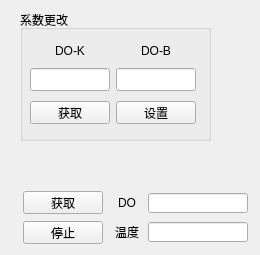
   <widget class="QWidget" name="tab_4">
    <attribute name="title">
     <string>溶氧量</string>
    </attribute>
    <widget class="QWidget" name="layoutWidget_17">
     <property name="geometry">
      <rect>
       <x>20</x>
       <y>190</y>
       <width>231</width>
       <height>56</height>
      </rect>
     </property>
     <layout class="QHBoxLayout" name="horizontalLayout_18">
      <item>
       <layout class="QVBoxLayout" name="verticalLayout_8">
        <item>
         <widget class="QPushButton" name="pushButton_70">
          <property name="sizePolicy">
           <sizepolicy hsizetype="Expanding" vsizetype="Fixed">
            <horstretch>0</horstretch>
            <verstretch>0</verstretch>
           </sizepolicy>
          </property>
          <property name="minimumSize">
           <size>
            <width>80</width>
            <height>23</height>
           </size>
          </property>
          <property name="maximumSize">
           <size>
            <width>80</width>
            <height>23</height>
           </size>
          </property>
          <property name="layoutDirection">
           <enum>Qt::LeftToRight</enum>
          </property>
          <property name="text">
           <string>获取</string>
          </property>
         </widget>
        </item>
        <item>
         <widget class="QPushButton" name="pushButton_71">
          <property name="sizePolicy">
           <sizepolicy hsizetype="Expanding" vsizetype="Fixed">
            <horstretch>0</horstretch>
            <verstretch>0</verstretch>
           </sizepolicy>
          </property>
          <property name="minimumSize">
           <size>
            <width>80</width>
            <height>23</height>
           </size>
          </property>
          <property name="maximumSize">
           <size>
            <width>80</width>
            <height>23</height>
           </size>
          </property>
          <property name="text">
           <string>停止</string>
          </property>
         </widget>
        </item>
       </layout>
      </item>
      <item>
       <layout class="QGridLayout" name="gridLayout_14">
        <item row="0" column="0">
         <widget class="QLabel" name="label_76">
          <property name="sizePolicy">
           <sizepolicy hsizetype="Fixed" vsizetype="Fixed">
            <horstretch>0</horstretch>
            <verstretch>0</verstretch>
           </sizepolicy>
          </property>
          <property name="minimumSize">
           <size>
            <width>30</width>
            <height>20</height>
           </size>
          </property>
          <property name="maximumSize">
           <size>
            <width>30</width>
            <height>20</height>
           </size>
          </property>
          <property name="text">
           <string>DO</string>
          </property>
          <property name="alignment">
           <set>Qt::AlignCenter</set>
          </property>
         </widget>
        </item>
        <item row="0" column="1">
         <widget class="QLineEdit" name="lineEdit_63">
          <property name="minimumSize">
           <size>
            <width>100</width>
            <height>20</height>
           </size>
          </property>
          <property name="maximumSize">
           <size>
            <width>100</width>
            <height>20</height>
           </size>
          </property>
         </widget>
        </item>
        <item row="1" column="0">
         <widget class="QLabel" name="label_77">
          <property name="sizePolicy">
           <sizepolicy hsizetype="Fixed" vsizetype="Fixed">
            <horstretch>0</horstretch>
            <verstretch>0</verstretch>
           </sizepolicy>
          </property>
          <property name="minimumSize">
           <size>
            <width>30</width>
            <height>20</height>
           </size>
          </property>
          <property name="maximumSize">
           <size>
            <width>30</width>
            <height>20</height>
           </size>
          </property>
          <property name="text">
           <string>温度</string>
          </property>
          <property name="alignment">
           <set>Qt::AlignCenter</set>
          </property>
         </widget>
        </item>
        <item row="1" column="1">
         <widget class="QLineEdit" name="lineEdit_64">
          <property name="sizePolicy">
           <sizepolicy hsizetype="Fixed" vsizetype="Fixed">
            <horstretch>0</horstretch>
            <verstretch>0</verstretch>
           </sizepolicy>
          </property>
          <property name="minimumSize">
           <size>
            <width>100</width>
            <height>20</height>
           </size>
          </property>
          <property name="maximumSize">
           <size>
            <width>100</width>
            <height>20</height>
           </size>
          </property>
         </widget>
        </item>
       </layout>
      </item>
     </layout>
    </widget>
    <widget class="QGroupBox" name="groupBox_11">
     <property name="geometry">
      <rect>
       <x>20</x>
       <y>10</y>
       <width>191</width>
       <height>131</height>
      </rect>
     </property>
     <property name="title">
      <string>系数更改</string>
     </property>
     <widget class="QWidget" name="layoutWidget_23">
      <property name="geometry">
       <rect>
        <x>10</x>
        <y>30</y>
        <width>168</width>
        <height>91</height>
       </rect>
      </property>
      <layout class="QGridLayout" name="gridLayout_21">
       <item row="0" column="0">
        <widget class="QLabel" name="label_90">
         <property name="sizePolicy">
          <sizepolicy hsizetype="Fixed" vsizetype="Fixed">
           <horstretch>0</horstretch>
           <verstretch>0</verstretch>
          </sizepolicy>
         </property>
         <property name="minimumSize">
          <size>
           <width>80</width>
           <height>10</height>
          </size>
         </property>
         <property name="maximumSize">
          <size>
           <width>80</width>
           <height>16777215</height>
          </size>
         </property>
         <property name="text">
          <string>DO-K</string>
         </property>
         <property name="alignment">
          <set>Qt::AlignCenter</set>
         </property>
        </widget>
       </item>
       <item row="0" column="1">
        <widget class="QLabel" name="label_91">
         <property name="sizePolicy">
          <sizepolicy hsizetype="Fixed" vsizetype="Fixed">
           <horstretch>0</horstretch>
           <verstretch>0</verstretch>
          </sizepolicy>
         </property>
         <property name="minimumSize">
          <size>
           <width>80</width>
           <height>10</height>
          </size>
         </property>
         <property name="maximumSize">
          <size>
           <width>80</width>
           <height>16777215</height>
          </size>
         </property>
         <property name="text">
          <string>DO-B</string>
         </property>
         <property name="alignment">
          <set>Qt::AlignCenter</set>
         </property>
        </widget>
       </item>
       <item row="1" column="0">
        <widget class="QLineEdit" name="lineEdit_77">
         <property name="sizePolicy">
          <sizepolicy hsizetype="Fixed" vsizetype="Fixed">
           <horstretch>0</horstretch>
           <verstretch>0</verstretch>
          </sizepolicy>
         </property>
         <property name="minimumSize">
          <size>
           <width>80</width>
           <height>23</height>
          </size>
         </property>
         <property name="maximumSize">
          <size>
           <width>80</width>
           <height>23</height>
          </size>
         </property>
        </widget>
       </item>
       <item row="1" column="1">
        <widget class="QLineEdit" name="lineEdit_78">
         <property name="sizePolicy">
          <sizepolicy hsizetype="Fixed" vsizetype="Fixed">
           <horstretch>0</horstretch>
           <verstretch>0</verstretch>
          </sizepolicy>
         </property>
         <property name="minimumSize">
          <size>
           <width>80</width>
           <height>23</height>
          </size>
         </property>
         <property name="maximumSize">
          <size>
           <width>80</width>
           <height>23</height>
          </size>
         </property>
        </widget>
       </item>
       <item row="2" column="0">
        <widget class="QPushButton" name="pushButton_84">
         <property name="sizePolicy">
          <sizepolicy hsizetype="Fixed" vsizetype="Fixed">
           <horstretch>0</horstretch>
           <verstretch>0</verstretch>
          </sizepolicy>
         </property>
         <property name="minimumSize">
          <size>
           <width>80</width>
           <height>23</height>
          </size>
         </property>
         <property name="maximumSize">
          <size>
           <width>80</width>
           <height>23</height>
          </size>
         </property>
         <property name="text">
          <string>获取</string>
         </property>
        </widget>
       </item>
       <item row="2" column="1">
        <widget class="QPushButton" name="pushButton_85">
         <property name="sizePolicy">
          <sizepolicy hsizetype="Fixed" vsizetype="Fixed">
           <horstretch>0</horstretch>
           <verstretch>0</verstretch>
          </sizepolicy>
         </property>
         <property name="minimumSize">
          <size>
           <width>80</width>
           <height>23</height>
          </size>
         </property>
         <property name="maximumSize">
          <size>
           <width>80</width>
           <height>23</height>
          </size>
         </property>
         <property name="text">
          <string>设置</string>
         </property>
        </widget>
       </item>
      </layout>
     </widget>
    </widget>
   </widget>
